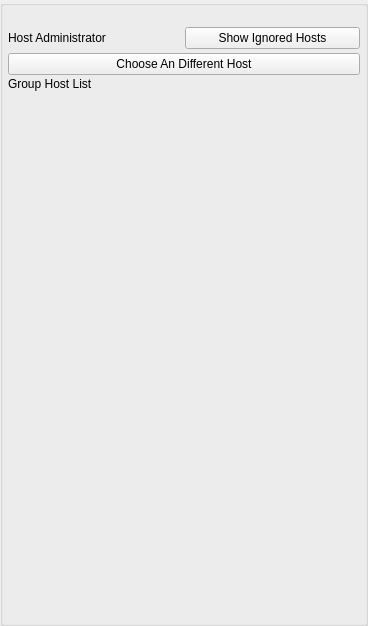
<?xml version="1.0" encoding="UTF-8"?>
<ui version="4.0">
 <class>AppletJoinHostListUi</class>
 <widget class="QWidget" name="AppletJoinHostListUi">
  <property name="geometry">
   <rect>
    <x>0</x>
    <y>0</y>
    <width>368</width>
    <height>626</height>
   </rect>
  </property>
  <property name="windowTitle">
   <string>Test Host Clent</string>
  </property>
  <layout class="QVBoxLayout" name="verticalLayout">
   <property name="spacing">
    <number>0</number>
   </property>
   <property name="leftMargin">
    <number>0</number>
   </property>
   <property name="topMargin">
    <number>0</number>
   </property>
   <property name="rightMargin">
    <number>0</number>
   </property>
   <property name="bottomMargin">
    <number>0</number>
   </property>
   <item>
    <widget class="QGroupBox" name="ItemsGroupBox">
     <property name="minimumSize">
      <size>
       <width>0</width>
       <height>0</height>
      </size>
     </property>
     <property name="title">
      <string/>
     </property>
     <layout class="QVBoxLayout" name="verticalLayout_2">
      <property name="spacing">
       <number>2</number>
      </property>
      <property name="leftMargin">
       <number>5</number>
      </property>
      <property name="topMargin">
       <number>5</number>
      </property>
      <property name="rightMargin">
       <number>5</number>
      </property>
      <property name="bottomMargin">
       <number>5</number>
      </property>
      <item>
       <widget class="QLabel" name="m_StatusLabel">
        <property name="text">
         <string notr="true"/>
        </property>
       </widget>
      </item>
      <item>
       <layout class="QHBoxLayout" name="horizontalLayout">
        <item>
         <widget class="QLabel" name="m_HostAdminLabel">
          <property name="text">
           <string>Host Administrator</string>
          </property>
         </widget>
        </item>
        <item>
         <widget class="QPushButton" name="m_IgnoredHostsButton">
          <property name="text">
           <string>Show Ignored Hosts</string>
          </property>
         </widget>
        </item>
       </layout>
      </item>
      <item>
       <widget class="IdentWidget" name="m_HostAdminIdentWidget" native="true"/>
      </item>
      <item>
       <widget class="QPushButton" name="m_ChooseHostButton">
        <property name="text">
         <string>Choose An Different Host</string>
        </property>
       </widget>
      </item>
      <item>
       <widget class="QLabel" name="m_HostOrListViewLabel">
        <property name="text">
         <string>Group Host List</string>
        </property>
       </widget>
      </item>
      <item>
       <widget class="GuiHostedListWidget" name="m_GuiHostedListWidget" native="true">
        <property name="sizePolicy">
         <sizepolicy hsizetype="Expanding" vsizetype="Expanding">
          <horstretch>0</horstretch>
          <verstretch>0</verstretch>
         </sizepolicy>
        </property>
       </widget>
      </item>
      <item>
       <widget class="GuiGroupieListWidget" name="m_GuiGroupieListWidget" native="true">
        <property name="sizePolicy">
         <sizepolicy hsizetype="Expanding" vsizetype="Expanding">
          <horstretch>0</horstretch>
          <verstretch>0</verstretch>
         </sizepolicy>
        </property>
       </widget>
      </item>
     </layout>
    </widget>
   </item>
  </layout>
 </widget>
 <customwidgets>
  <customwidget>
   <class>GuiHostedListWidget</class>
   <extends>QWidget</extends>
   <header location="global">GuiHostedListWidget.h</header>
   <container>1</container>
  </customwidget>
  <customwidget>
   <class>IdentWidget</class>
   <extends>QWidget</extends>
   <header>IdentWidget.h</header>
   <container>1</container>
  </customwidget>
  <customwidget>
   <class>GuiGroupieListWidget</class>
   <extends>QWidget</extends>
   <header>GuiGroupieListWidget.h</header>
   <container>1</container>
  </customwidget>
 </customwidgets>
 <resources/>
 <connections/>
</ui>
